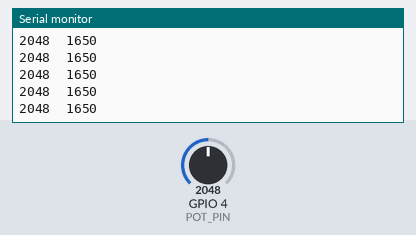
Bench run of a sketch on a simulated ESP32. Shown: the last lines printed to the serial monitor. Inputs (shaded band) come from the test bench; at power-on: GPIO 4 (POT_PIN) = 2048 (analog values on the 0–4095 scale).

Above: at 1.2 s.
1.3 s: GPIO 4 (POT_PIN) set to 2866
At 1.56 s:
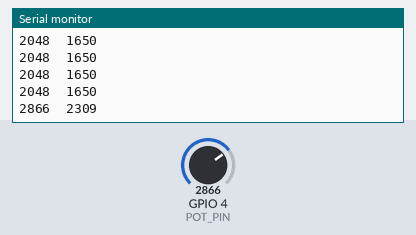
2.8 s: GPIO 4 (POT_PIN) set to 3603
At 2.96 s:
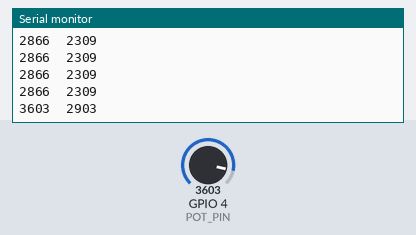
Timing chart, 0 to 5.8 s (numbered marks = the images above; inputs shaded):
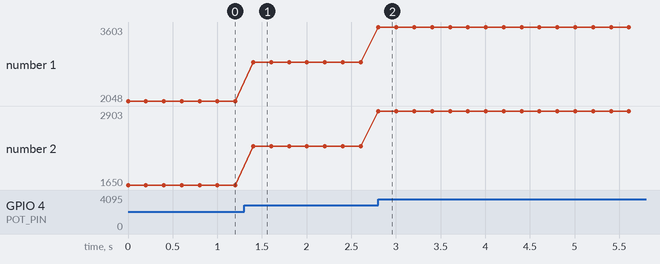

The sketch:

adc_read.ino
```cpp
// P3 · ADC: read a potentiometer on A2 (GPIO4) in raw counts and calibrated millivolts.
#include <Arduino.h>

constexpr uint8_t POT_PIN = 4;  // A2, ADC1 channel 3

void setup() {
  Serial.begin(115200);
  analogReadResolution(12);
  Serial.println("raw\tmV");
}

void loop() {
  const int raw = analogRead(POT_PIN);
  const uint32_t mv = analogReadMilliVolts(POT_PIN);  // uses the chip's factory calibration
  Serial.printf("%d\t%lu\n", raw, (unsigned long)mv);
  delay(200);
}
```

Measured:
- after the input at 1.3 s, the serial monitor: prints a new line after 0.10 s (image 1)
- after the input at 2.8 s, the serial monitor: prints a new line at once (image 2)
- plotted number 1: 2048 → 2866 after the input at 1.3 s, 2866 → 3603 after the input at 2.8 s
- plotted number 2: 1650 → 2309 after the input at 1.3 s, 2309 → 2903 after the input at 2.8 s
